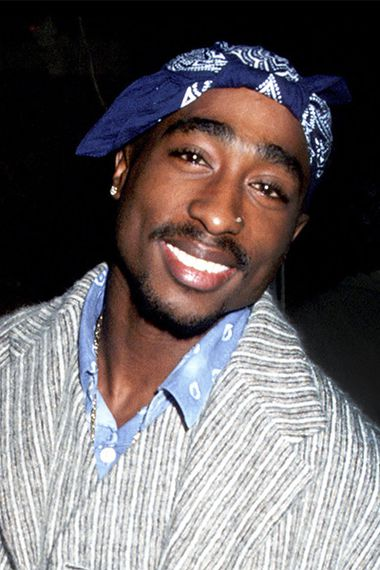
#> input picture Imagenes/2pac.jpg, 380 x 570 px
$ python resizing.py
#> lines starting #> are read from the running program, lines starting #| are printed output that depends on the picture
#> further down, img is the input picture: shape (570, 380, 3); mean B, G, R 103.3, 101.5, 108.1
import cv2 as cv

def rescaleFrame(frame: cv.Mat, scale: float = 0.75) -> cv.Mat:
    # Imagenes, Videos y Lives
    # [1] es el ancho
    # [0] es el alto
#> called with scale = 0.75
    width = int(frame.shape[1] * scale)
#> width = 285
    height = int(frame.shape[0] * scale)
#> height = 427

    dimentions = (width, height)
#> dimentions = (285, 427)

    return cv.resize(frame, dimentions, interpolation = cv.INTER_AREA)
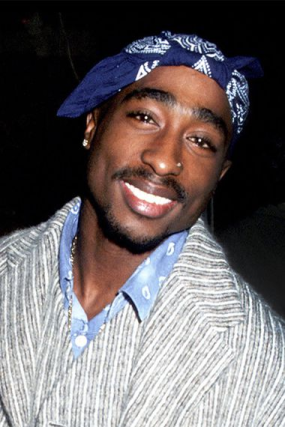
#> returned value: shape (427, 285, 3); mean of channels 0, 1, 2 103.3, 101.5, 108.1; drawn as B, G, R

# Todavia no se como usar esta funcion
def changeRes(capture: cv.VideoCapture, widht: int, height: int):
    # Lives
    capture.set(3, widht)
    capture.set(4, height)

img = cv.imread('Imagenes/2pac.jpg')

capture = cv.VideoCapture('Videos/messirve.mp4')

cv.imshow('2Pac', img)

cv.waitKey(0)

cv.imshow('2Pac Resized', rescaleFrame(img))

cv.waitKey(0)

cv.destroyAllWindows()

while True:

    # se hace en un bloque try-except para que cuando
    # no haya mas frames en el video no tire error
    try:
        success, frame = capture.read()
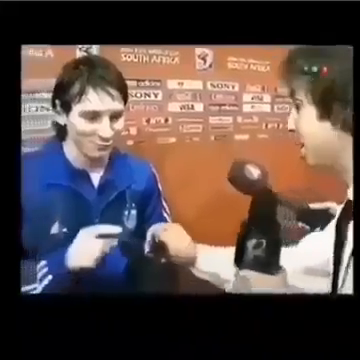
#> input picture frame 26 of Videos/messirve.mp4, 360 x 360 px
#> frame is the input picture: shape (360, 360, 3); mean B, G, R 70.6, 74.2, 89.9
        cv.imshow('Video Messi', frame)
        if cv.waitKey(1) & 0xFF == ord('p'):
#> (key Esc is pressed here)
            break
    except:
        print("Termino el video")
        break

cv.destroyAllWindows()

# se vuelve a asignar el video, para que lo vuelva a leer frame a frame desde 0
capture = cv.VideoCapture('Videos/messirve.mp4')

while True:

    try:
        success, frame = capture.read()
        cv.imshow('Video Cachetada Resized', rescaleFrame(frame, 0.5))
        if cv.waitKey(1) & 0xFF == ord('p'):
            break
    except:
        print("Termino el video")
        break

capture.release()
cv.destroyAllWindows()
